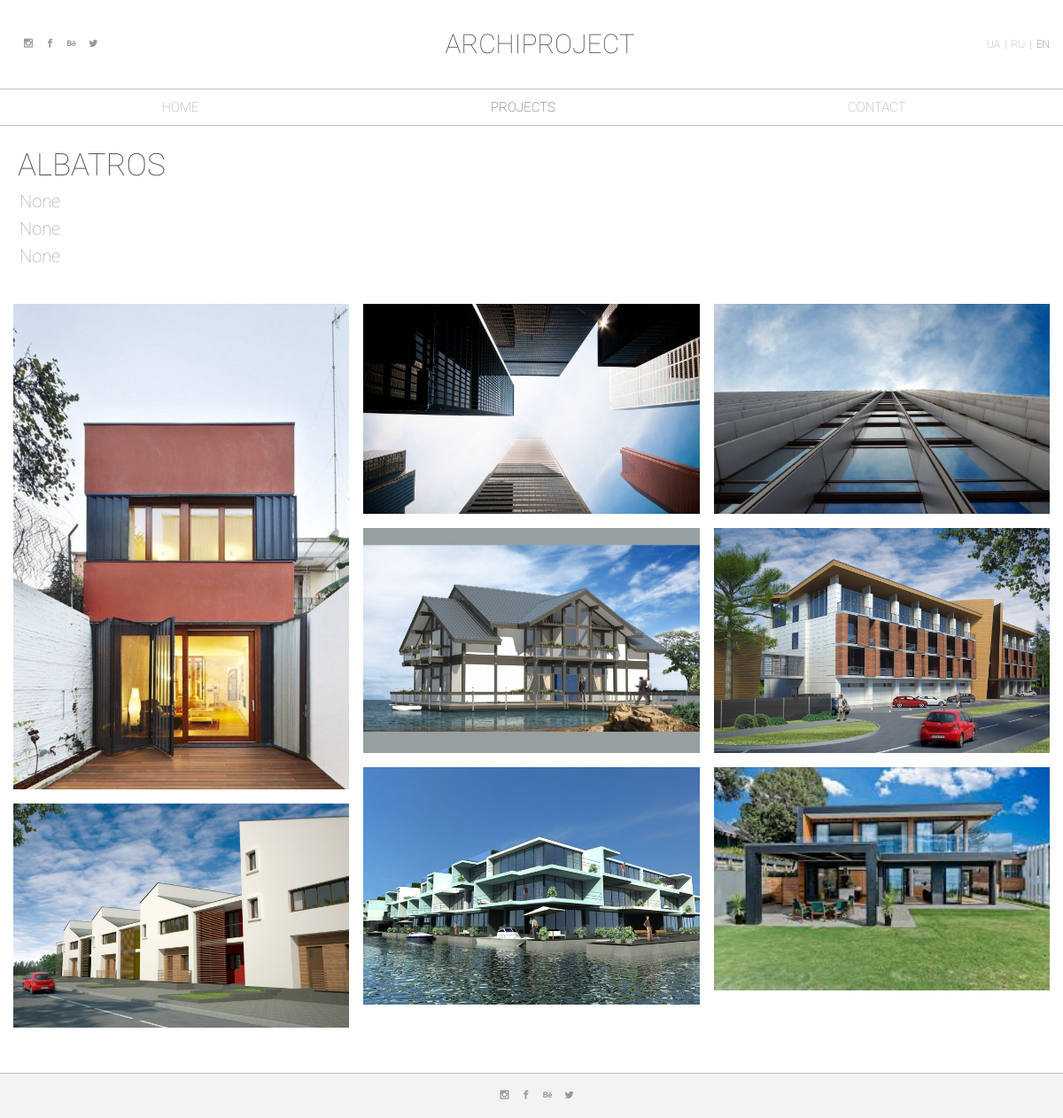
/en/projects/building/1/, run on the app's committed database.
### archapp/models.py (models this page shows, shortened)
class BuildingProject(models.Model):
    title_en = models.CharField(max_length=40,blank=True, null=True)
    title_ru = models.CharField(max_length=40,blank=True, null=True)
    title_ua = models.CharField(max_length=40,blank=True, null=True)
    description_en = models.TextField(max_length=150,blank=True, null=True)
    description_ru = models.TextField(max_length=150,blank=True, null=True)
    description_ua = models.TextField(max_length=150,blank=True, null=True)
    name_en = models.CharField(max_length=100)
    name_ru = models.CharField(max_length=100)
    name_ua = models.CharField(max_length=100)
    location_en = models.CharField(max_length=200,blank=True, null=True)
    location_ru = models.CharField(max_length=200,blank=True, null=True)
    location_ua = models.CharField(max_length=200,blank=True, null=True)
    text_en = models.TextField(max_length=500,blank=True, null=True)
    text_ru = models.TextField(max_length=500,blank=True, null=True)
    text_ua = models.TextField(max_length=500,blank=True, null=True)
    year = models.CharField(max_length=9,blank=True, null=True)
    img = models.FileField(blank=True, null=True)
    type = models.ForeignKey(BuildingType, blank=True, null=True)
    date = models.DateTimeField(default=datetime.now(), null=False, blank=False)
    active = models.BooleanField(default=True)
    category = 'building'

class BuildingImage(models.Model):
   project = models.ForeignKey(BuildingProject, on_delete=models.CASCADE)
   img = models.FileField(blank=True, null=True)

### archapp/views.py (the view)
# urls.py: url(r'^en/projects/(?P<category>[\w]+)/(?P<pk>[0-9]+)/', views.enproject, name='enproject'),
def enproject(request, category, pk):
    if category=='building':
        project = BuildingProject.objects.filter(pk=pk)
        images = BuildingImage.objects.all().filter(project=pk)
    elif category=='interior':
        project = InteriorProject.objects.filter(pk=pk)
        images = InteriorImage.objects.all().filter(project=pk)
    else:
        project = FloatingProject.objects.filter(pk=pk)
        images = FloatingImage.objects.all().filter(project=pk)
    content = {
        'Project' : project,
        'Images' : images,
    }
    return render(request, 'en/enproject.html', content)

### archapp/templates/en/enproject.html (shortened to what this page needs)
{% extends "en/enindex.html" %}
{% load staticfiles %}
{% block headinua %}
  <link rel="stylesheet" href="{% static 'css/project.css' %}"/>
    <link rel="stylesheet" href="{% static 'popup/magnific-popup.css' %}">
{% endblock %}
{% block content %}
<div class="lang">
  <ul class="lang-list">
    {% for P in Project %}
    <li id="lang-ua"><a href="/projects/{{P.category}}/{{P.pk}}/">UA</a></li>
    <li>|</li>
    <li id="lang-ru"><a href="/ru/projects/{{P.category}}/{{P.pk}}/">RU</a></li>
    <li>|</li>
    <li id="lang-en" class="active-item"><a href="/en/projects/{{P.category}}/{{P.pk}}/">EN</a></li>
    {% endfor %}
  </ul>
</div>
</div>
</header>
<nav class="menu">
<ul class="menu-list">
<li id="menu-home"><a href="/en/">HOME</a></li>
<li id="menu-projects" class="active-item"><a href="/en/projects/">PROJECTS</a></li>
<li id="menu-contact"><a href="/en/contact/">CONTACT</a></li>
</ul>
</nav>
<header class="projects-type">
  {% for P in Project %}
  <h2 class="second-header">{{ P.name_en }}</h2>
  <div class="project-line"></div>
  <p class="project-date"> {{ P.year }}</p>
  <p class="project-place">{{ P.location_en }}</p>
  <p class="project-text">{{ P.text_en }}</p>
  {% endfor %}
</header>
<section class="projects-wrapper">
  <div class="projects" >
    <div id="portfolio">
      {% for I in Images %}
      <div class="tile">
         <a href="{{ I.img.url }}" data-source="{{ I.img.url }}">
           <img src="{{ I.img.url }}" alt="" />
        </a>
      </div>
      {% endfor %}
    </div>
  </div>
</section>
{% endblock %}

### archapp/static/css/all.css (style rules this page uses)
* { box-sizing: border-box; outline: none; }
body { margin: 0; font-family: Roboto-Thin, sans-serif; position: relative; padding-bottom: 70px; }
a { text-decoration: none; }
.lang { width: auto; }
.lang-list { list-style-type: none; margin: 0; padding: 0; }
.lang-list li { float: left; margin-left: 5px; }
.lang-list a, .lang-list li { color: #999; line-height: 30px; font-size: 12px; }
.active-item a { color: #464646; }
.menu { border-bottom: 1px solid #bebebe; }
.menu-list { position: relative; margin: 5px; margin-right: auto; margin-left: auto; padding-left: 15px; padding-right: 15px; display: flex; justify-content: space-around; height: auto; list-style-type: none; padding: 0; }
@media (min-width: 768px) { .menu-list { width: 750px; } }
@media (min-width: 992px) { .menu-list { width: 970px; } }
@media (min-width: 1200px) { .menu-list { width: 1170px; } }
.menu-list li { float: left; margin-left: 5px; }
.menu-list a, .menu-list li { color: #999; line-height: 30px; font-size: 15px; text-transform: uppercase; }

### archapp/static/css/project.css (style rules this page uses)
.projects-wrapper, .projects-type { margin-right: auto; margin-left: auto; }
@media (min-width: 768px) { .projects-wrapper, .projects-type { width: 750px; } }
@media (min-width: 992px) { .projects-wrapper, .projects-type { width: 970px; } }
@media (min-width: 1200px) { .projects-wrapper, .projects-type { width: 1170px; } }
.projects { position: relative; display: flex; flex-wrap: wrap; justify-content: space-around; height: auto; align-items:center; }
.second-header { margin: 5px; margin-top: 30px; color: #464646; font-size: 35px; line-height: 30px; text-transform: uppercase; font-weight: normal; }
.project-line { border-bottom: 1px solid #fff; width: 200px; }
#portfolio { -webkit-column-count: 1; -moz-column-count: 1; column-count: 1; -webkit-column-width: 100%; -moz-column-width: 100%; column-width: 100%; }
@media (min-width: 768px) { #portfolio { width: 100%; margin: 1rem 0; -webkit-column-count: 2; -moz-column-count: 2; column-count: 2; -webkit-column-gap: 1rem; -moz-column-gap: 1rem; column-gap: 1rem; -webkit-column-width: 50%; -moz-column-width: 50%; column-width: 50%; } }
@media (min-width: 1200px) { #portfolio { margin: 1rem 0; -webkit-column-count: 3; -moz-column-count: 3; column-count: 3; -webkit-column-gap: 1rem; -moz-column-gap: 1rem; column-gap: 1rem; -webkit-column-width: 33.33333333333333%; -moz-column-width: 33.33333333333333%; column-width: 33.33333333333333%; } }
.tile { opacity: 1; transition: all 0.5s ease; }
.projects-type p { font-size: 20px; margin: 7px; max-width: 40%; color: #999; }
.tile img { max-width: 100%; width: 100%; height: auto; margin-bottom: 1rem; }

### data on the page
BuildingProject: name_en "ALBATROS", year "None", location_en "None", text_en "None"
BuildingImage: img (picture)
BuildingImage: img (picture)
BuildingImage: img (picture)
BuildingImage: img (picture)
BuildingImage: img (picture)
BuildingImage: img (picture)
BuildingImage: img (picture)
BuildingImage: img (picture)
